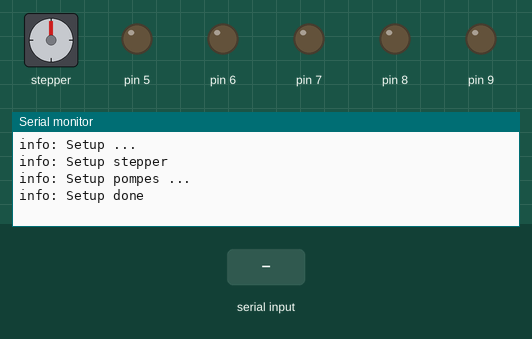
The sketch below on a simulated Arduino Uno, built with avr-gcc and run on an emulated ATmega328P. Parts: stepper motor, output pins drawn as LEDs (lit = HIGH), the last lines printed to the serial monitor. Wiring (inferred from the names in the program): stepper motor driver (200 steps per turn assumed): step pin 3; direction pin 2. The inputs (shaded band) are chosen by the test bench. Pins used as bus, display or sensor lines are not drawn.

Above: at 1.2 s.
1.3 s: "/setpompe\n" received over Serial
At 2.5 s:
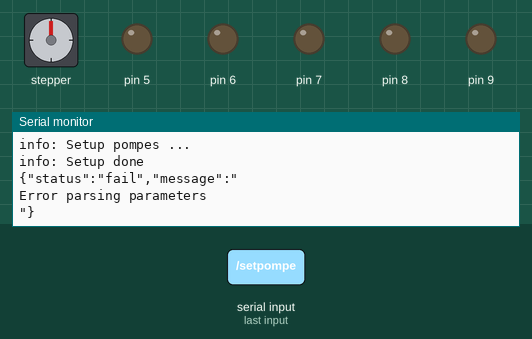
2.8 s: "p=\n" received over Serial
At 3.8 s:
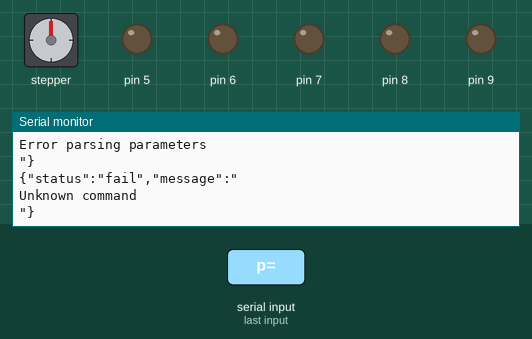
4.3 s: "/info\n" received over Serial
At 5.7 s:
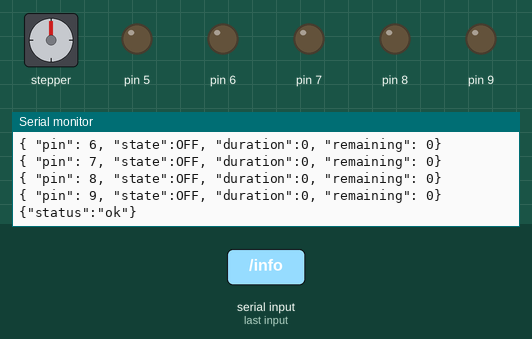
Timing chart, 0 to 7.3 s (numbered marks = the images above; inputs shaded):
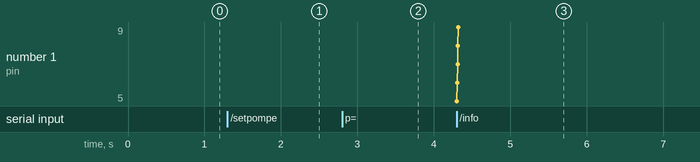

The sketch:

poulpe.ino
```cpp
// Libraries
#include <SPI.h>
#include <Ethernet.h>
#include <avr/wdt.h>
#include "Pompe.h"
#include "Log.h"
#include "Stepper.h"
#include "Api.h"

using namespace mylog;

/**
  PIN ASSIGNMENT:

DIGITAL:
  00 : none
  01 : none
  02 : step motor direction
  03 : step motor step
  04 : sd
  05 : p1
  06 : p2
  07 : p3
  08 : p4
  09 : grand-p5
  10 : free
  11 : free
  12 : free
  13 : free

**/

unsigned long int serialBaud = 115200;
String command = "";

void setup(void)
{

  // Start Serial
  Serial.begin(serialBaud);
  info("Setup ...");

  setupStepper();
  setupPompes();

  // Start watchdog
  wdt_enable(WDTO_8S);
  info("Setup done");
}

// Read command from serial and store it in the argument
// return true if a command was readed, false otherwise
bool readSerial(String& command)
{
  bool bRet = false;
  command = "";
  if (Serial.available())
  {
    command = Serial.readStringUntil('\n');
    command.trim();
    debug("Serial string recieved: " + command);
    bRet = true;
  }
  return bRet;
}


void loop()
{

  if(readSerial(command))
  {
    handleCommand(command);
  }

  // check if some timeout has been reached
  pmChecking();

  // perform one step of the stepper motor if needed
  performOneStep();

  // watchdog reset
  wdt_reset();
}
```

Api.cpp
```cpp
#include "Api.h"
#include "Log.h"
#include "Pompe.h"
#include "Stepper.h"

using namespace mylog;

void okResponse()
{
    print("{\"status\":\"ok\"}");
}

void failResponse(const String &errorMessage = "Undefined")
{
    print("{\"status\":\"fail\",\"message\":\"");
    print(errorMessage);
    print("\"}");
}

void handleCommand(const String &command)
{

    if (command == "")
    {
        failResponse("Command is null");
        return;
    }
    if (command.indexOf("/setpompe") >= 0)
    {
        int pIndex = command.indexOf("p=");
        int tIndex = command.indexOf("t=");
        if (pIndex >= 0 && tIndex >= 0)
        {
            int pValue = command.substring(pIndex + 2, command.indexOf('&', pIndex)).toInt();
            float tValue = command.substring(tIndex + 2, command.indexOf(' ', tIndex)).toFloat();
            if (pValue >= 0 && pValue < pmSize)
            {
                pm[pValue].setStateFor(HIGH, tValue);
                okResponse();
            }
            else
            {
                failResponse("Invalid pump index");
            }
        }
        else
        {
            failResponse("Error parsing parameters");
        }
    }
    else if (command.indexOf("/stepper") >= 0)
    {
        int rIndex = command.indexOf("r=");
        int resetIndex = command.indexOf("reset");
        if (rIndex >= 0)
        {
            double rValue = command.substring(rIndex + 2, command.indexOf(' ', rIndex)).toDouble();
            rotation(rValue);
            okResponse();
        }
        else if (resetIndex >= 0)
        {
            resetInitalPosition();
            okResponse();
        }
        else
        {
            failResponse("Error parsing parameters");
        }
    }
    else if (command.indexOf("/info") >= 0)
    {
        pmInfo();
        okResponse();
    }
    else
    {
        failResponse("Unknown command");
    }
}
```

Api.h
```cpp
#ifndef API_H
#define API_H

#include <Arduino.h>

void handleCommand(const String& command);

void okResponse();
void failResponse();

#endif // API_H
```

Log.cpp
```cpp
#ifndef LOG_H
#define LOG_H

#include <Arduino.h>

namespace mylog
{

    void debug(const String& msg) {
        // Serial << "debug: " << msg << '\n';
    }

    void trace(const String& func, const String& msg) {
        // Serial << "trace: " << func << ": " << msg << '\n';
        Serial.print("trace: " + func);
        Serial.println(msg);
    }

    void info(const String& msg) {
        // Serial << "info: " << msg << '\n';
        Serial.print("info: ");
        Serial.println(msg);
    }

    void warning(const String& msg) {
        // Serial << "warning: " << msg << '\n';
        Serial.print("warning: ");
        Serial.println(msg);
    }

    void error(const String& msg) {
        // Serial << "error: " << msg << '\n';
        Serial.print("error: ");
        Serial.println(msg);
    }

    void print(const String& msg) {
        Serial.println(msg);
    }

} // namespace mylog


#endif // LOG_H
```

Pompe.cpp
```cpp
#include "Pompe.h"
#include "Log.h"

using namespace mylog;

const int pmSize = 5;
Pompe pm[pmSize];


Pompe::Pompe() : pin(-1), state(LOW), duration(0), startTime(0) {}

void Pompe::mysetup(int pin) {
    this->pin = pin;
    pinMode(pin, OUTPUT);
    digitalWrite(pin, LOW);
}

void Pompe::setStateFor(int state, float duration) {
    this->state = state;
    this->duration = duration * 1000.0; // convert form second (float) to millis (long)
    info("Setting pump " + String(pin) + " HIGH for duration " + String(duration) + "s");
    this->startTime = millis();
    digitalWrite(pin, state);
}

void Pompe::checkTiming() {
    if (state == HIGH && (millis() - startTime >= duration)) {
        digitalWrite(pin, LOW);
        state = LOW;
    }
}

void Pompe::print() {
    String message = "{ \"pin\": " + String(pin) \
                      + ", \"state\":" + (state == HIGH ? "ON" : "OFF") \
                      + ", \"duration\":" +  String(duration/1000) \
                      +  ", \"remaining\": " + (state == HIGH ? String((duration - (millis() - startTime))/1000) : "0") + "}" ;
    mylog::print(message);
}


void setupPompes() {
   info("Setup pompes ...");
    pm[0].mysetup(5);
    pm[1].mysetup(6);
    pm[2].mysetup(7);
    pm[3].mysetup(8);
    pm[4].mysetup(9);
  }

void pmChecking() {
    for (int i = 0; i < pmSize; i++) {
      pm[i].checkTiming();
    }
  }


  int pmInfo() {
    for (int i = 0; i < pmSize; i++) {
      pm[i].print();
    }
    return 0;
  }
```

Pompe.h
```cpp
#ifndef POMPE_H
#define POMPE_H

#include <Arduino.h>

class Pompe {
public:
    Pompe();
    void mysetup(int pin);
    // duration in second
    void setStateFor(int state, float duration);
    void checkTiming();
    void print();

private:
    int pin;
    int state;
    unsigned long duration;
    unsigned long startTime;
};

// global variables and functions
extern const int pmSize;
extern Pompe pm[];

void setupPompes();
void pmChecking();
int pmInfo();

#endif // POMPE_H
```

Stepper.cpp
```cpp
#include "Stepper.h"
#include "Log.h"

using namespace mylog;


void setupStepper() {
    info("Setup stepper");
    // Set the two pins as Outputs
    pinMode(stepPin, OUTPUT);
    pinMode(dirPin, OUTPUT);
    // Set the spinning direction clockwise:
    digitalWrite(dirPin, HIGH);
    stepToPerform = 0;
    position = 0;
}


void rotation(double rotation) {
    // Calculate the number of steps for the stepper motor
    stepToPerform = (int) (stepsPerRevolution * rotation);
    info("Rotation: " + String(rotation) + ", new steps: " + String(stepToPerform));
}

void resetInitalPosition() {
    stepToPerform = -position;
    info("Resetting position to origin, steps: " + String(stepToPerform));
}

void performOneStep() {
    if (stepToPerform > 0) {
        onestepClockwise();
        stepToPerform--;
    } else if (stepToPerform < 0) {
        onestepAntiClockwise();
        stepToPerform++;
    }
}

void onestepClockwise() {

    // Set the spinning direction clockwise:
    digitalWrite(dirPin, HIGH);

    // These four lines result in 1 step:
    digitalWrite(stepPin, HIGH);
    delayMicroseconds(stepSpeed);
    digitalWrite(stepPin, LOW);
    delayMicroseconds(stepSpeed);
    delayMicroseconds(delayAfterSetp); // to slow down the rotation

    position++;
}

void onestepAntiClockwise() {

    // Set the spinning direction counterclockwise:
    digitalWrite(dirPin, LOW);

    // These four lines result in 1 step:
    digitalWrite(stepPin, HIGH);
    delayMicroseconds(stepSpeed);
    digitalWrite(stepPin, LOW);
    delayMicroseconds(stepSpeed);
    delayMicroseconds(delayAfterSetp); // to slow down the rotation

    position--;
}
```

Stepper.h
```cpp
#ifndef STEPPER_H
#define STEPPER_H


// Define stepper motor connections and steps per revolution:
#define dirPin 2
#define stepPin 3
#define stepsPerRevolution 200.0
#define stepSpeed 1000 // in microseconds
#define delayAfterSetp 10000 // in milliseconds


void setupStepper();
void rotation(double rotation); // 1 rotation = 360 degrees = 200 steps, -1 rotation = -360 degrees = -200 steps
void performOneStep();
void resetInitalPosition();

void onestepClockwise();
void onestepAntiClockwise();


static int stepToPerform; // number of steps to perform, if = 0 then no rotation
static long int position; // current position of the stepper motor relative to the initial position

#endif // STEPPER_H
```

log.h
```cpp
#ifndef LOG_H
#define LOG_H

#include <Arduino.h>

namespace mylog
{

    void debug(const String& msg);
    void trace(const String& func, const String& msg);
    void info(const String& msg);
    void warning(const String& msg);
    void error(const String& msg);

    // always print, no log level filtering, usefull for message to user
    void print(const String& msg);
} // namespace mylog


#endif // LOG_H
```

Measured:
- after the input at 1.3 s, the serial monitor: prints a new line at once (image 1)
- after the input at 2.8 s, the serial monitor: prints a new line at once (image 2)
- after the input at 4.3 s, the serial monitor: prints a new line at once (image 3)
